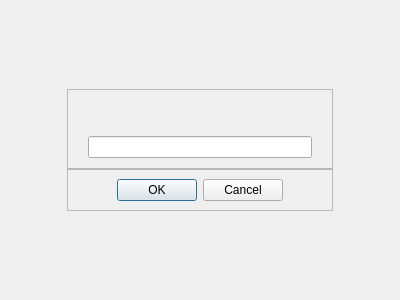
<?xml version="1.0" encoding="UTF-8"?>
<ui version="4.0">
 <class>jsPrompt</class>
 <widget class="QWidget" name="jsPrompt">
  <property name="geometry">
   <rect>
    <x>0</x>
    <y>0</y>
    <width>400</width>
    <height>300</height>
   </rect>
  </property>
  <layout class="QGridLayout" name="gridLayout">
   <property name="spacing">
    <number>0</number>
   </property>
   <item row="0" column="1">
    <spacer name="verticalSpacer_2">
     <property name="orientation">
      <enum>Qt::Vertical</enum>
     </property>
     <property name="sizeHint" stdset="0">
      <size>
       <width>20</width>
       <height>65</height>
      </size>
     </property>
    </spacer>
   </item>
   <item row="1" column="0">
    <spacer name="horizontalSpacer">
     <property name="orientation">
      <enum>Qt::Horizontal</enum>
     </property>
     <property name="sizeHint" stdset="0">
      <size>
       <width>50</width>
       <height>20</height>
      </size>
     </property>
    </spacer>
   </item>
   <item row="1" column="1">
    <widget class="QFrame" name="frame">
     <property name="frameShape">
      <enum>QFrame::StyledPanel</enum>
     </property>
     <property name="frameShadow">
      <enum>QFrame::Raised</enum>
     </property>
     <property name="js-frame" stdset="0">
      <bool>true</bool>
     </property>
     <layout class="QGridLayout" name="gridLayout_2">
      <property name="leftMargin">
       <number>20</number>
      </property>
      <property name="topMargin">
       <number>20</number>
      </property>
      <property name="rightMargin">
       <number>20</number>
      </property>
      <property name="bottomMargin">
       <number>10</number>
      </property>
      <item row="0" column="0">
       <spacer name="horizontalSpacer_5">
        <property name="orientation">
         <enum>Qt::Horizontal</enum>
        </property>
        <property name="sizeHint" stdset="0">
         <size>
          <width>40</width>
          <height>20</height>
         </size>
        </property>
       </spacer>
      </item>
      <item row="0" column="1">
       <widget class="QLabel" name="message">
        <property name="text">
         <string/>
        </property>
       </widget>
      </item>
      <item row="0" column="2">
       <spacer name="horizontalSpacer_6">
        <property name="orientation">
         <enum>Qt::Horizontal</enum>
        </property>
        <property name="sizeHint" stdset="0">
         <size>
          <width>40</width>
          <height>20</height>
         </size>
        </property>
       </spacer>
      </item>
      <item row="1" column="0" colspan="3">
       <widget class="QLineEdit" name="lineEdit"/>
      </item>
     </layout>
    </widget>
   </item>
   <item row="1" column="2">
    <spacer name="horizontalSpacer_2">
     <property name="orientation">
      <enum>Qt::Horizontal</enum>
     </property>
     <property name="sizeHint" stdset="0">
      <size>
       <width>50</width>
       <height>20</height>
      </size>
     </property>
    </spacer>
   </item>
   <item row="2" column="1">
    <widget class="QFrame" name="frame_2">
     <property name="frameShape">
      <enum>QFrame::StyledPanel</enum>
     </property>
     <property name="frameShadow">
      <enum>QFrame::Raised</enum>
     </property>
     <property name="js-frame2" stdset="0">
      <bool>true</bool>
     </property>
     <layout class="QHBoxLayout" name="horizontalLayout">
      <property name="spacing">
       <number>0</number>
      </property>
      <item>
       <spacer name="horizontalSpacer_3">
        <property name="orientation">
         <enum>Qt::Horizontal</enum>
        </property>
        <property name="sizeHint" stdset="0">
         <size>
          <width>40</width>
          <height>20</height>
         </size>
        </property>
       </spacer>
      </item>
      <item>
       <widget class="QDialogButtonBox" name="buttonBox">
        <property name="standardButtons">
         <set>QDialogButtonBox::Cancel|QDialogButtonBox::Ok</set>
        </property>
       </widget>
      </item>
      <item>
       <spacer name="horizontalSpacer_4">
        <property name="orientation">
         <enum>Qt::Horizontal</enum>
        </property>
        <property name="sizeHint" stdset="0">
         <size>
          <width>40</width>
          <height>20</height>
         </size>
        </property>
       </spacer>
      </item>
     </layout>
    </widget>
   </item>
   <item row="3" column="1">
    <spacer name="verticalSpacer">
     <property name="orientation">
      <enum>Qt::Vertical</enum>
     </property>
     <property name="sizeHint" stdset="0">
      <size>
       <width>20</width>
       <height>65</height>
      </size>
     </property>
    </spacer>
   </item>
  </layout>
 </widget>
 <resources/>
 <connections/>
</ui>
